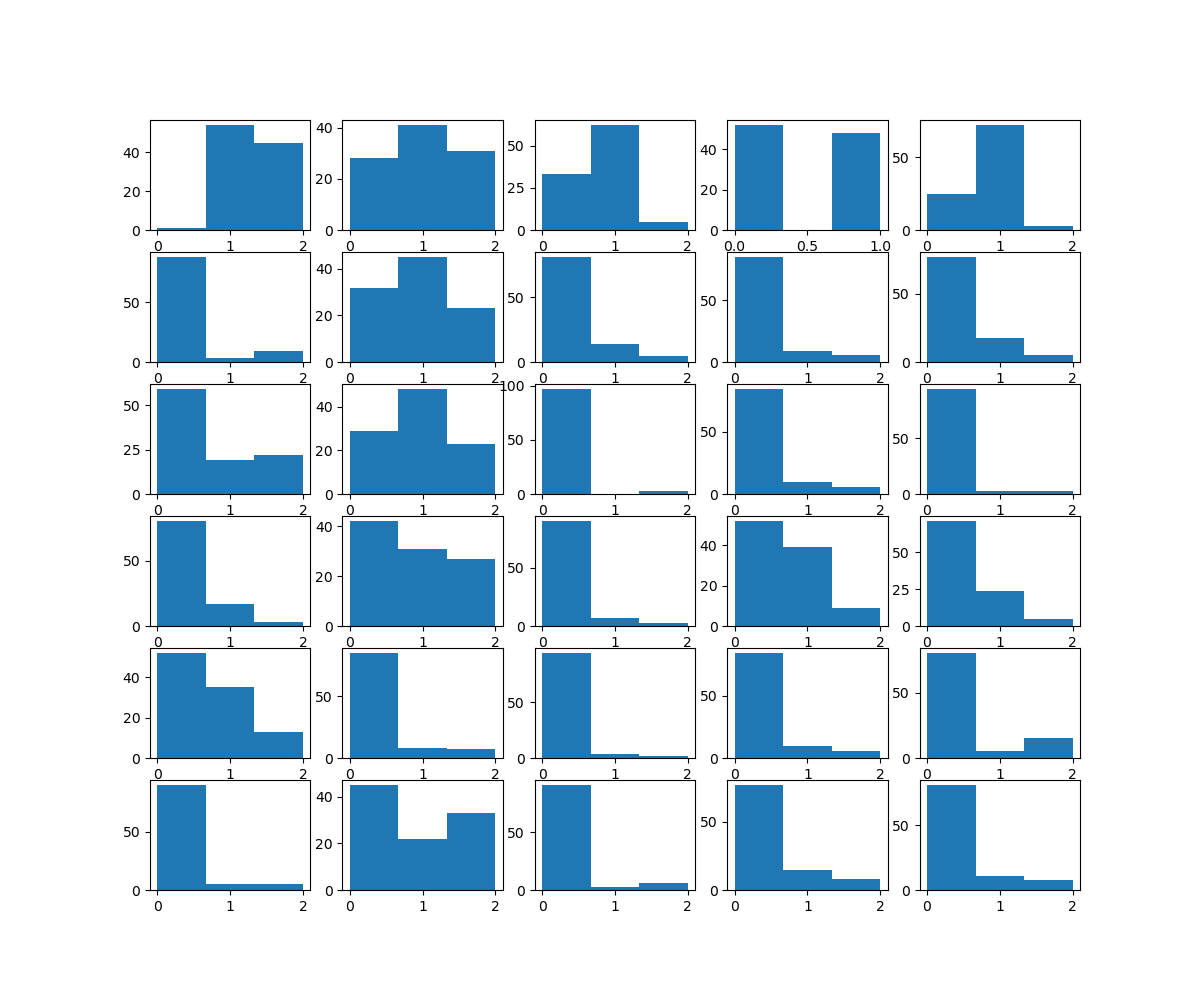

The script that saved this image:
from collections import defaultdict, Counter
from matplotlib import pyplot as plt
import csv

with open("relevant_document_new.csv", 'r+', encoding="utf-8") as fin:
    reader = csv.DictReader(fin, delimiter=',')
    queries = defaultdict(lambda : list())
    for row in reader:
        if row['relevance_score'] is None:
            continue

        query = row['Query']
        score = int(row['relevance_score'])

        queries[query].append(score)

query_keys = list(queries.keys())

overall = Counter()

print(len(queries))
fig, axs = plt.subplots(6, 5)
fig.set_size_inches(12, 10)
for i in range(6):
    for j in range(5):
        query = query_keys[5*i+j]
        axs[i, j].hist(queries[query], bins=3)
        overall.update(queries[query])

#fig.xlabel('relevance score')
#fig.ylabel('number of documents')
plt.savefig("query_doc_stats.png")
print(overall.most_common(3))